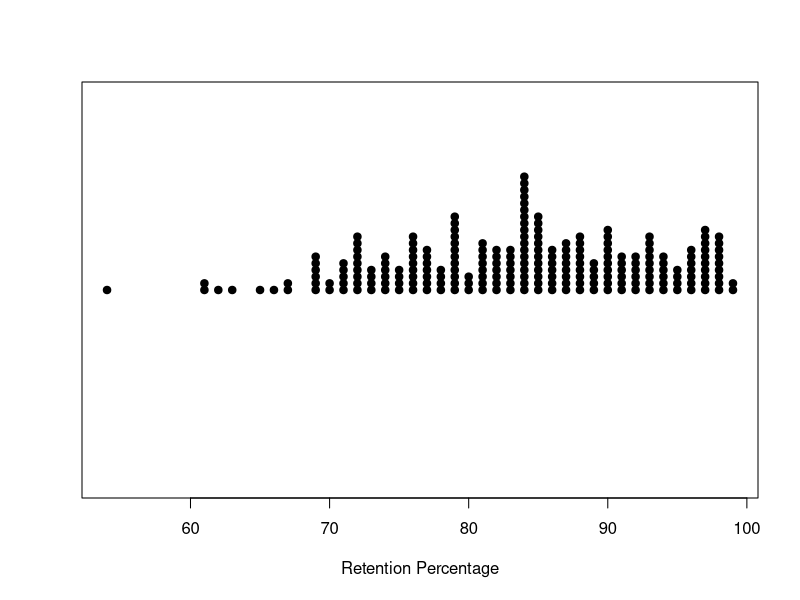
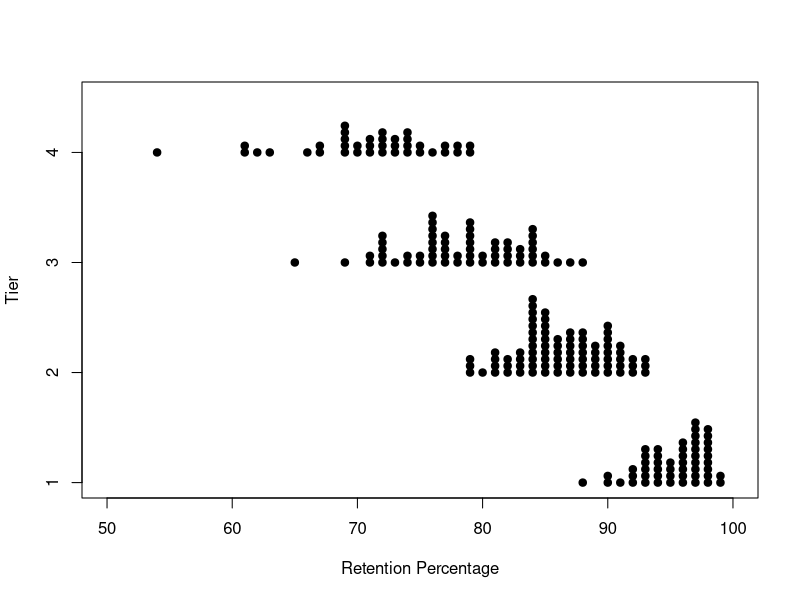
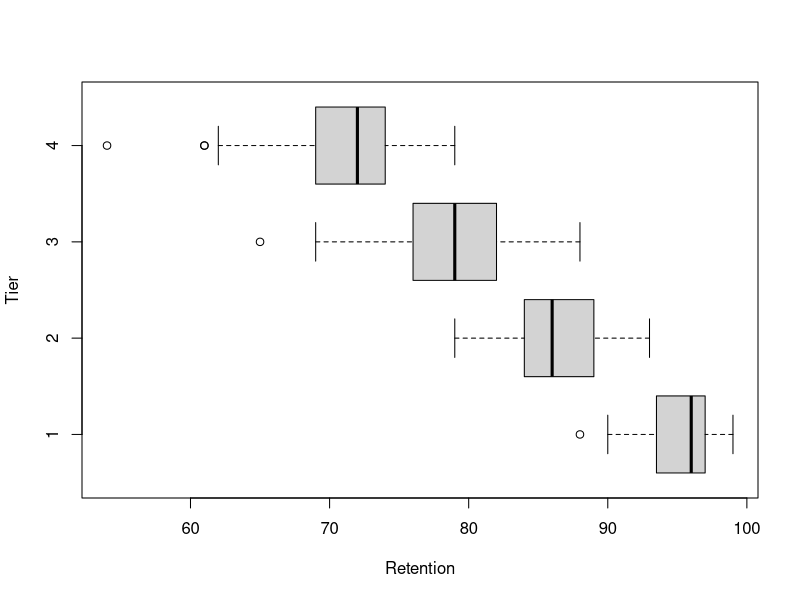
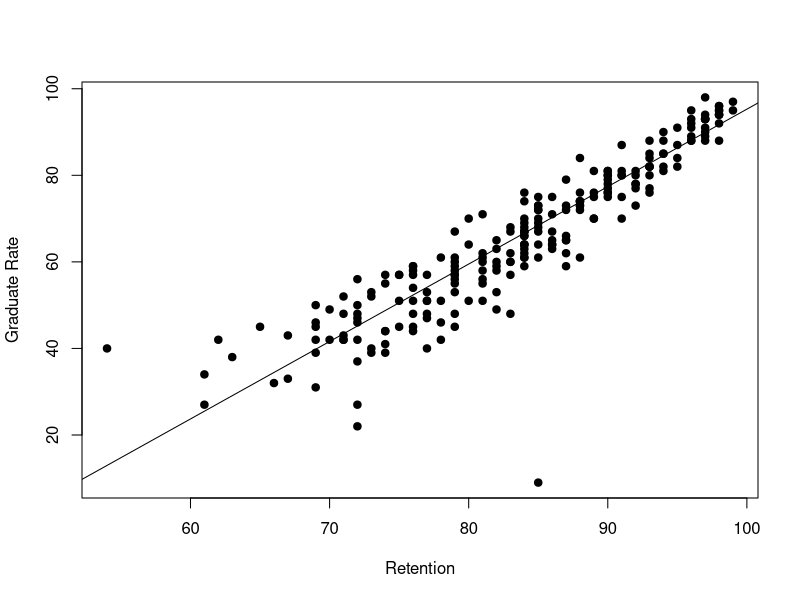
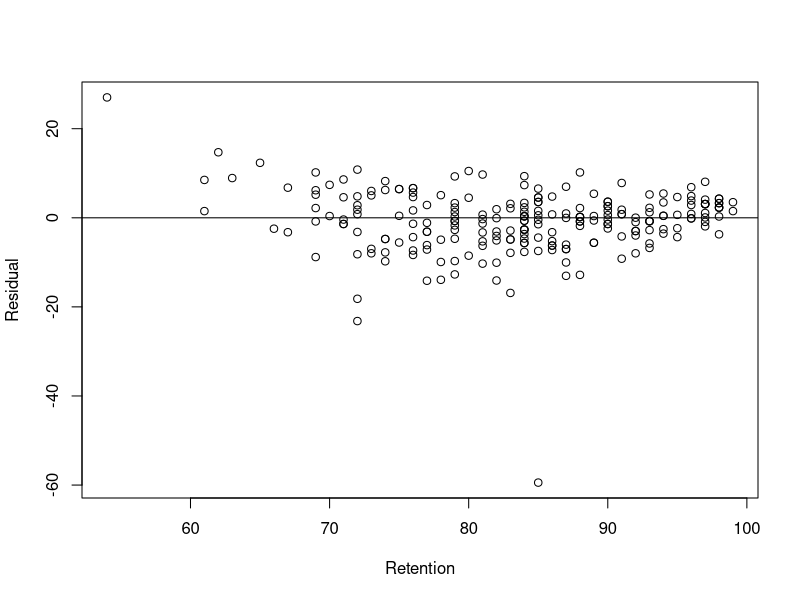

R code for these plots, in order:
dat = read.table('college.txt', header = TRUE, sep = '\t')

head(dat)
str(dat)
unique(dat$Tier)

# 
college = subset(dat, complete.cases(dat))
str(college)
head(college)

# 5.3. Comparing distributions
# stripcharts (one-dimensional scatterplot)
stripchart(college$Retention, method = 'stack', pch = 19, 
           xlab = 'Retention Percentage')

# we next wonder which variables are helpful in explaining the above variation:
# construct parallel stripcharts of the retention rate by Tier: 
stripchart(Retention ~ Tier, method = 'stack', pch = 19, 
           xlab = 'Retention Percentage', 
           ylab = 'Tier', 
           xlim = c(50, 100), 
           data = college)

# Identifying outliers
identify(college$Retention, college$Tier, n = 2, 
         labels = college$School)

# the next step is to summarize the above differences: 
b.output = boxplot(Retention ~ Tier, data = college, 
                  horizontal = TRUE,   # boxplot displayed in horizontal style 
                  ylab = 'Tier', 
                  xlab = 'Retention')

# names(b.ouput)
# display the five-number summaries: 
b.output$stats

# outlying values 
b.output$out
# corresponding groups for outlying values: 
b.output$group

# 5.4. Relationships between variables
plot(college$Retention, college$Grad.rate, 
     xlab = 'Retention', 
     ylab = 'Graduate Rate', 
     pch = 19)

# compute resistant line: 
fit = line(college$Retention, college$Grad.rate)
coef(fit)
fit$coefficients
abline(coef(fit))

# examine residuals: 
fit$residuals
plot(college$Retention, fit$residuals, 
     xlab = 'Retention', 
     ylab = 'Residual')
abline(h = 0)

# identify outliers: 
identify(college$Retention, 
         fit$residuals, 
         n = 2, 
         labels = college$School)








































































































